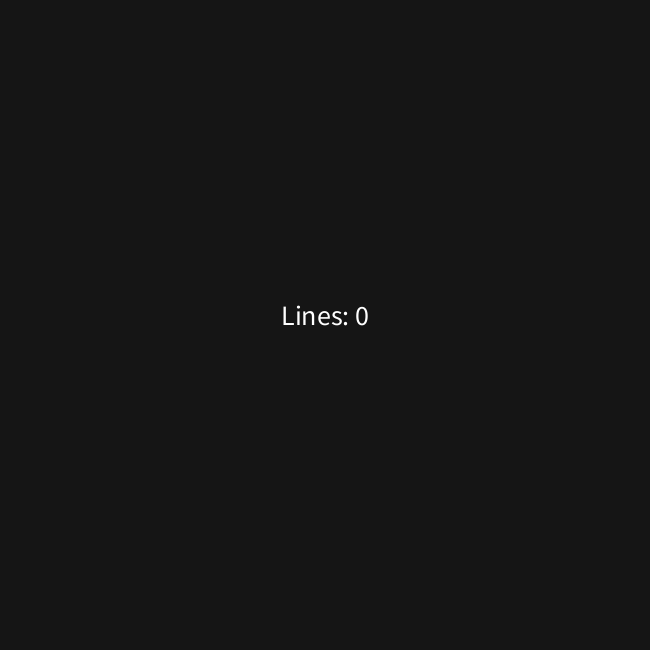
Frame 1 (no input)
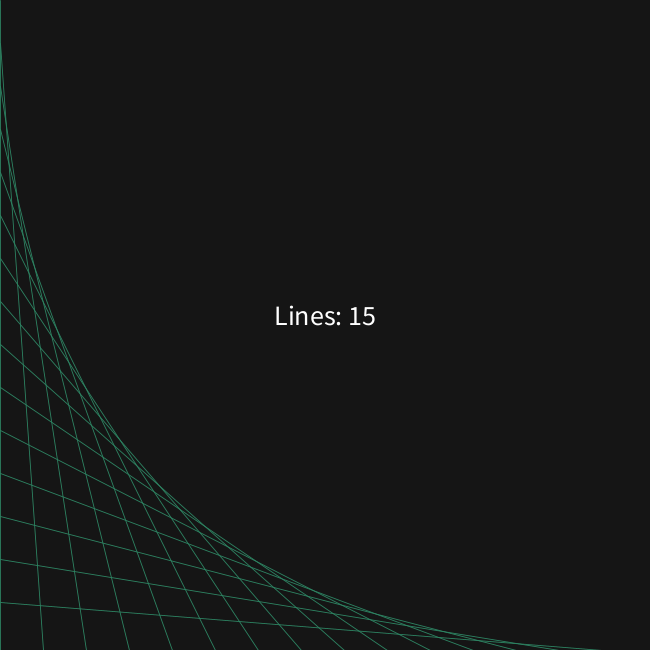
Frame 60 (the mouse pressed at the canvas centre just before this capture)
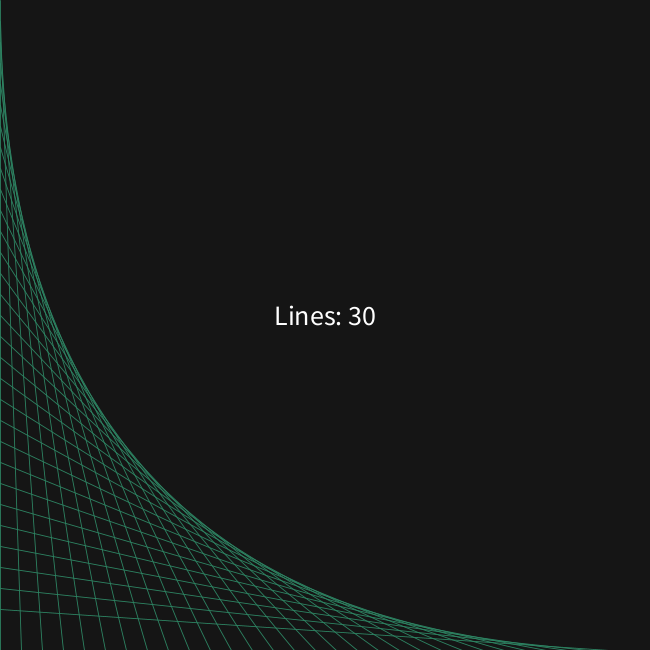
Frame 120 (the mouse held since frame 60 and released just before this capture)

The Processing sketch that drew these frames (run headless with seeded random() and noise(); from frame 60 on, the mouse is pressed at the canvas centre):

// Processing sketch: sketch_2_Parabolic_Art
// ── sketch_2_Parabolic_Art.pde
void setup() {
  size(650, 650);  
}

int maxLines = 50;

void draw() {
  background(21, 21, 21);
  
  int nLines = (frameCount / 4) % maxLines;
  for (int i = 0; i < nLines; i++) {
    int x1 = 0;
    int y1 = (height / nLines) * i;    
    int x2 = (width / nLines) * i;
    int y2 = height;
    
    // TODO: Map coordinates to colors instead of using hardcoded values
    float r = 45;
    float g = 133;
    float b = 99;
    stroke(r, g, b);
    strokeWeight(0.85);
    
    line(x1, y1, x2, y2);
  }
  
  fill(255);
  textSize(28);
  textAlign(CENTER);
  text("Lines: " + nLines, width/2, height/2);
}
